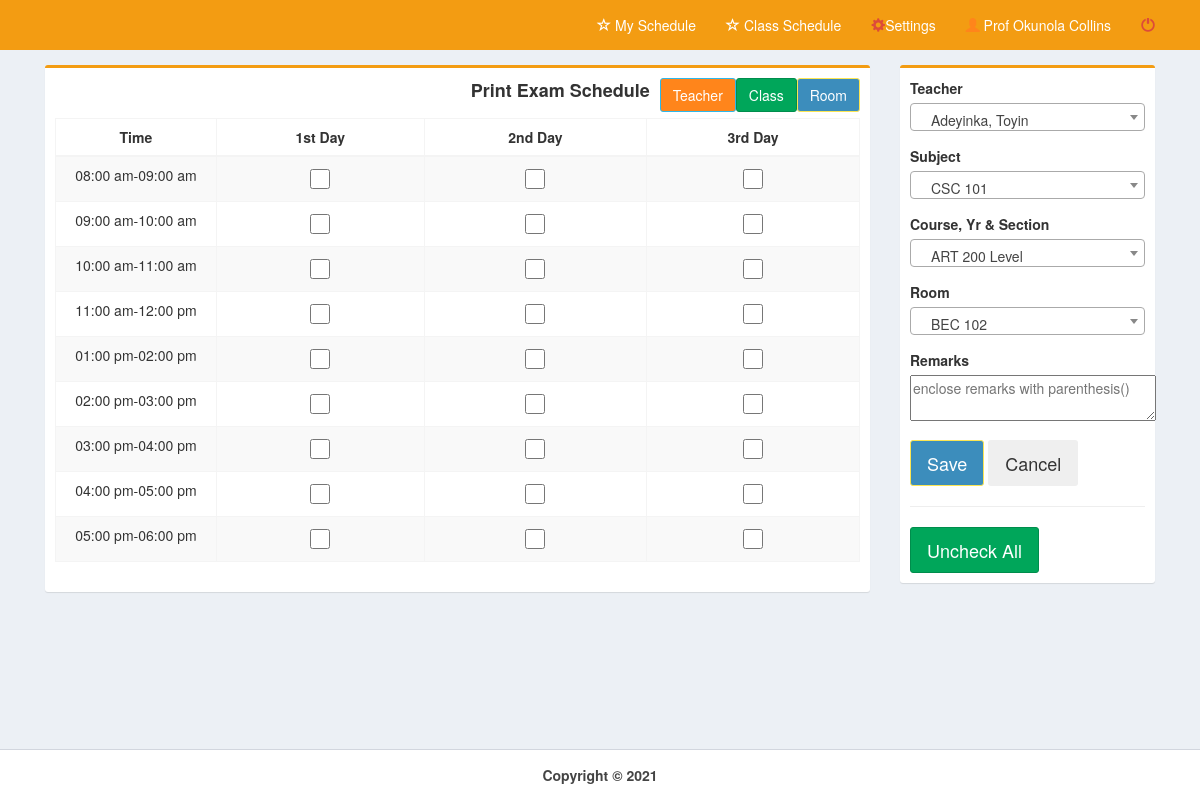
The app's page /pages/exam.php (signed in) with its own data.
### tables this page shows
CREATE TABLE `time` (
  `time_id` int(11) NOT NULL,
  `time_start` time NOT NULL,
  `time_end` time NOT NULL,
  `days` varchar(15) NOT NULL
);

### pages/exam.php (the view, shortened to what this page needs)
<!DOCTYPE html>
<html>
  <head>
    <link rel="stylesheet" href="../bootstrap/css/bootstrap.min.css">
    <link rel="stylesheet" href="../plugins/datatables/dataTables.bootstrap.css">
    <link rel="stylesheet" href="../dist/css/AdminLTE.min.css">
    <link rel="stylesheet" href="../plugins/select2/select2.min.css">
    <link rel="stylesheet" href="../dist/css/skins/_all-skins.min.css">
 </head>
  <body class="hold-transition skin-yellow layout-top-nav" onload="myFunction()">
    <div class="wrapper">
      <div class="content-wrapper">
        <div class="container">
          <section class="content">
            <div class="row">
	      <div class="col-md-9">
              <div class="box box-warning">
               <form method="post" id="reg-form">
                <div class="box-body">
					<a href="#examroom" data-target="#examroom" data-toggle="modal" class="dropdown-toggle pull-right">
                      <button class="btn btn-primary">Room</button>
                    </a>
					<a href="#examclass" data-target="#examclass" data-toggle="modal" class="dropdown-toggle pull-right">
                      <button class="btn btn-success">Class</button>
                    </a>
                   <a href="#examt" data-target="#examt" data-toggle="modal" class="dropdown-toggle pull-right">
                      <button class="btn btn-warning">Teacher</button>
                    </a>
					<span style="font-size:18px;font-weight:bolder" class="pull-right">Print Exam Schedule &nbsp;</span>
                  <br><br>
				<div class="row">
					<div class="col-md-12">
							<table class="table table-bordered table-striped" style="margin-right:-10px">
							<thead>
							  <tr style="text-align:center">
								<th width="20%"  style="text-align:center">Time</th>
								<th style="text-align:center">1st Day</th>
								<th style="text-align:center">2nd Day</th>
								<th style="text-align:center">3rd Day</th>
							  </tr>
							</thead>
		<?php
				include('../dist/includes/dbcon.php');
				$query=mysqli_query($con,"select * from time where days='fst' order by time_start")or die(mysqli_error());
				while($row=mysqli_fetch_array($query)){
						$id=$row['time_id'];
						$start=date("h:i a",strtotime($row['time_start']));
						$end=date("h:i a",strtotime($row['time_end']));
		?>
							  <tr style="text-align:center">
								<td><?php echo $start."-".$end;?></td>
								<td><input type="checkbox" name="first[]" value="<?php echo $id;?>" style="width: 20px; height: 20px;"></td>
								<td><input type="checkbox" name="second[]" value="<?php echo $id;?>" style="width: 20px; height: 20px;"></td>
								<td><input type="checkbox" name="third[]" value="<?php echo $id;?>" style="width: 20px; height: 20px;"></td>
							  </tr>
		<?php }?>
		</table>
		</div>
        </div>
                </div>
              </div>
            </div>
            <div class="col-md-3">
              <div class="box box-warning">
                <div class="box-body">
                  <div id="form1">
				  <div class="row">
					 <div class="col-md-12">
						  <div class="form-group">
							<label for="date">Teacher</label>
						  </div>
						  <div class="form-group">
							<label for="date">Subject</label>
						  </div>
						  <div class="form-group">
							<label for="date">Course, Yr & Section</label>
						  </div>
						  <div class="form-group">
							<label for="date">Room</label>
						  </div>
						  <div class="form-group">
							<label for="date">Remarks</label><br>
								<textarea name="remarks" cols="30" placeholder="enclose remarks with parenthesis()"></textarea>
						  </div>
					</div>
				</div>
                  <div class="form-group">
                      <button class="btn btn-lg btn-primary" id="daterange-btn" name="save" type="submit">
                        Save
                      </button>
					  <button class="btn btn-lg" id="daterange-btn" type="reset">
                       Cancel
                      </button>
                   </div>
                  </div><hr>
				</form>	<button class="uncheck btn btn-lg btn-success">Uncheck All</button>
                </div>
              </div>
            </div>
          </div>
          </section>
        </div>
      </div>
      <?php include('../dist/includes/footer.php');?>
    </div>
  </body>
</html>

### records on screen
time: time_start "08:00 am", time_end "09:00 am"
time: time_start "09:00 am", time_end "10:00 am"
time: time_start "10:00 am", time_end "11:00 am"
time: time_start "11:00 am", time_end "12:00 pm"
time: time_start "01:00 pm", time_end "02:00 pm"
time: time_start "02:00 pm", time_end "03:00 pm"
time: time_start "03:00 pm", time_end "04:00 pm"
time: time_start "04:00 pm", time_end "05:00 pm"
time: time_start "05:00 pm", time_end "06:00 pm"

### other values on screen
$_SESSION['name'] "Prof Okunola Collins"
